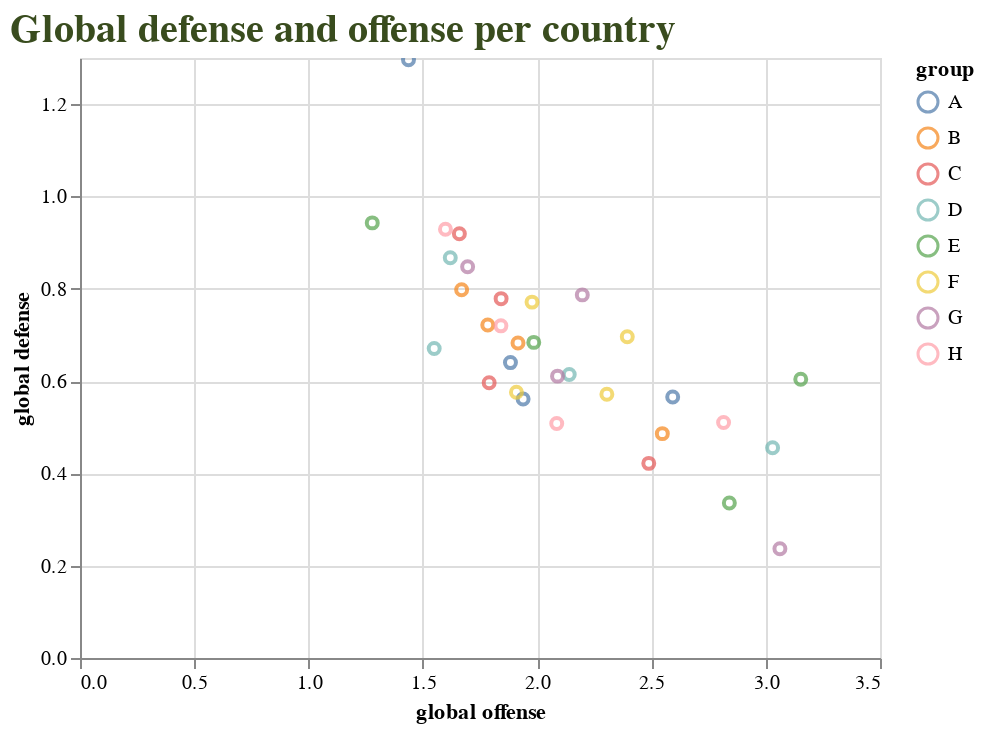

Write notebook code for a chart like this one.
### Code cell
source = df_do_group

brush = alt.selection(type='interval')

points = alt.Chart(source).mark_point().encode(
    #x='global_o:Q',
    x=alt.X('global_o:Q', axis=alt.Axis(title='global offense')), # new title axis
    #y='global_d:Q',
    y=alt.Y('global_d:Q', axis=alt.Axis(title='global defense')), # new title axis
    color=alt.condition(brush, 'group:N', alt.value('lightgray')),
    tooltip='team' # when hovering --> shows team name
).add_selection(
    brush
).properties(
    title='Global defense and offense per country'
).interactive()

points.configure_title(color='#394c1e', font='Times New Roman', fontSize=20, anchor='start') # configuring color, font and size of title

### Figure 1 — Vega-Lite specification as saved in the notebook (floating-point values rounded to 4 significant figures)
{"config": {"view": {"continuousWidth": 400, "continuousHeight": 300}, "title": {"anchor": "start", "color": "#394c1e", "font": "Times New Roman", "fontSize": 20}}, "data": {"name": "data-25f7ec44d4a812eb86e3c212f7419863"}, "mark": "point", "encoding": {"color": {"condition": {"field": "group", "type": "nominal", "selection": "selector001"}, "value": "lightgray"}, "tooltip": {"field": "team", "type": "nominal"}, "x": {"axis": {"title": "global offense"}, "field": "global_o", "type": "quantitative"}, "y": {"axis": {"title": "global defense"}, "field": "global_d", "type": "quantitative"}}, "selection": {"selector001": {"type": "interval"}, "selector002": {"type": "interval", "bind": "scales", "encodings": ["x", "y"]}}, "title": "Global defense and offense per country", "$schema": "https://vega.github.io/schema/vega-lite/v4.17.0.json", "datasets": {"data-25f7ec44d4a812eb86e3c212f7419863": [{"team": "Brazil", "group": "G", "global_o": 3.062, "global_d": 0.2366, "spi": 93.48}, {"team": "Spain", "group": "E", "global_o": 2.841, "global_d": 0.3358, "spi": 90.62}, {"team": "France", "group": "D", "global_o": 3.03, "global_d": 0.4555, "spi": 90.15}, {"team": "Portugal", "group": "H", "global_o": 2.816, "global_d": 0.5101, "spi": 87.55}, {"team": "Argentina", "group": "C", "global_o": 2.488, "global_d": 0.4217, "spi": 86.03}, {"team": "England", "group": "B", "global_o": 2.548, "global_d": 0.4861, "spi": 85.41}, {"team": "Germany", "group": "E", "global_o": 3.153, "global_d": 0.6038, "spi": 88.86}, {"team": "Netherlands", "group": "A", "global_o": 2.593, "global_d": 0.5656, "spi": 84.38}, {"team": "Croatia", "group": "F", "global_o": 2.305, "global_d": 0.5714, "spi": 80.87}, {"team": "Ecuador", "group": "A", "global_o": 1.939, "global_d": 0.5612, "spi": 75.82}, {"team": "Denmark", "group": "D", "global_o": 2.14, "global_d": 0.6143, "spi": 77.68}, {"team": "Switzerland", "group": "G", "global_o": 2.089, "global_d": 0.6107, "spi": 77.0}, {"team": "Morocco", "group": "F", "global_o": 1.909, "global_d": 0.5759, "spi": 74.99}, {"team": "Uruguay", "group": "H", "global_o": 2.086, "global_d": 0.5082, "spi": 79.28}, {"team": "Belgium", "group": "F", "global_o": 2.394, "global_d": 0.6962, "spi": 79.44}, {"team": "Poland", "group": "C", "global_o": 1.842, "global_d": 0.7786, "spi": 68.95}, {"team": "Iran", "group": "B", "global_o": 1.784, "global_d": 0.7213, "spi": 69.26}, {"team": "USA", "group": "B", "global_o": 1.916, "global_d": 0.6824, "spi": 72.55}, {"team": "Senegal", "group": "A", "global_o": 1.883, "global_d": 0.6401, "spi": 73.0}, {"team": "Japan", "group": "E", "global_o": 1.985, "global_d": 0.6838, "spi": 73.68}, {"team": "Serbia", "group": "G", "global_o": 2.198, "global_d": 0.7868, "spi": 74.72}, {"team": "Mexico", "group": "C", "global_o": 1.79, "global_d": 0.5964, "spi": 72.44}, {"team": "Australia", "group": "D", "global_o": 1.62, "global_d": 0.8673, "spi": 62.45}, {"team": "Saudi Arabia", "group": "C", "global_o": 1.66, "global_d": 0.9193, "spi": 62.01}, {"team": "South Korea", "group": "H", "global_o": 1.841, "global_d": 0.7197, "spi": 70.35}, {"team": "Ghana", "group": "H", "global_o": 1.599, "global_d": 0.9291, "spi": 60.5}, {"team": "Tunisia", "group": "D", "global_o": 1.55, "global_d": 0.6707, "spi": 65.92}, {"team": "Wales", "group": "B", "global_o": 1.67, "global_d": 0.7978, "spi": 65.17}, {"team": "Costa Rica", "group": "E", "global_o": 1.279, "global_d": 0.9428, "spi": 52.9}, {"team": "Cameroon", "group": "G", "global_o": 1.696, "global_d": 0.8476, "spi": 64.48}, {"team": "Canada", "group": "F", "global_o": 1.978, "global_d": 0.7711, "spi": 71.52}, {"team": "Qatar", "group": "A", "global_o": 1.437, "global_d": 1.296, "spi": 48.46}]}}
